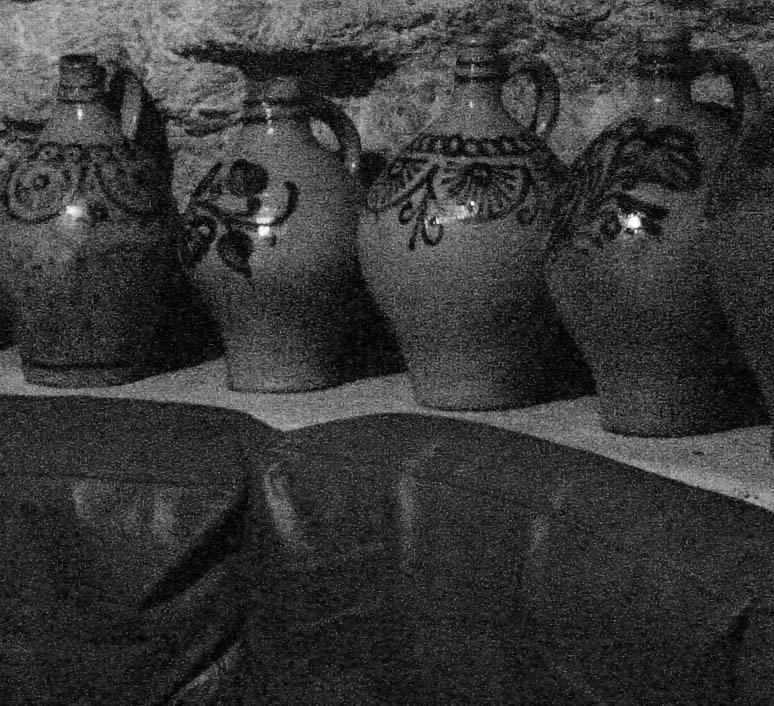
%> input picture Assignment 2/q6/data/cave01_01_noflash_gray.jpg, 774 x 706 px
$ octave --eval "result = part_2;"   (GNU Octave 9; MATLAB toolbox functions it lacks are replaced by stand-ins)
%> lines starting %> are read from the running program, lines starting %| are printed output that depends on the picture
%> in part_2, no_flash_img is the input picture: size 706x774 uint8; min 0, max 255, mean 54.7
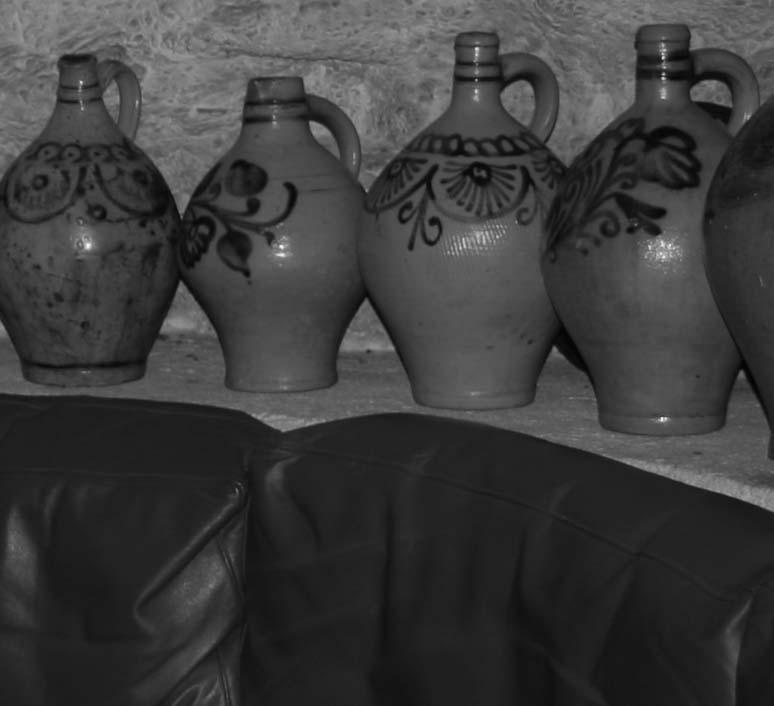
%> input picture Assignment 2/q6/data/cave01_00_flash_gray.jpg, 774 x 706 px
%> in part_2, flash_img is the input picture: size 706x774 uint8; min 0, max 250, mean 59.2
### Assignment 2/q6/code/generateTransformedImage.m
function [transformed_image] = generateTransformedImage(image, angle, x)
%> called with angle = 28.5, x = -760

rotated_image = imrotate(image, angle);
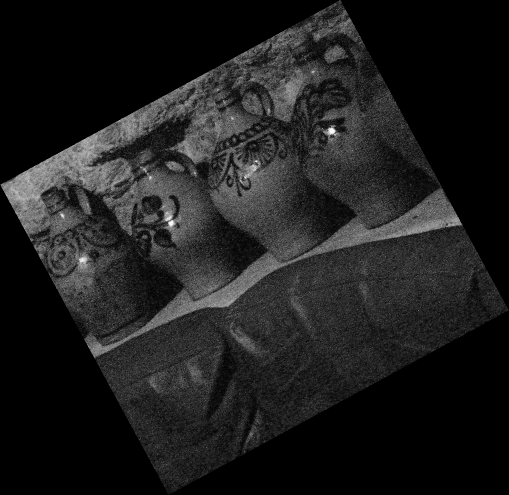
%> rotated_image: size 990x1018 uint8 (shown at 1/2 size); min 0, max 255, mean 29.7
translated_image = zeros(size(rotated_image, 1), size(rotated_image,2));
if(x > 0)
    translated_image(:, x+1:size(rotated_image, 2)) = rotated_image(:,1:size(rotated_image, 2)-x);
elseif(x < 0)
    translated_image(:, 1:size(rotated_image, 2)+x) = rotated_image(:, -x+1:size(rotated_image, 2));
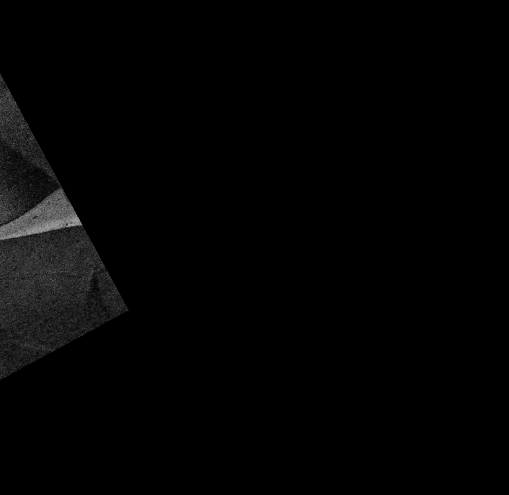
%> translated_image: size 990x1018 double (shown at 1/2 size); min 0, max 183, mean 3.4
else
    translated_image = rotated_image;
end

transformed_image = zeros(size(image, 1), size(image,2));
transformed_image(:,:) = translated_image(size(translated_image, 1)/2 - size(image, 1)/2 + 1:size(translated_image, 1)/2 + size(image, 1)/2, size(translated_image, 2)/2 + 1 - size(image, 2)/2:size(translated_image, 2)/2 + size(image, 2)/2);
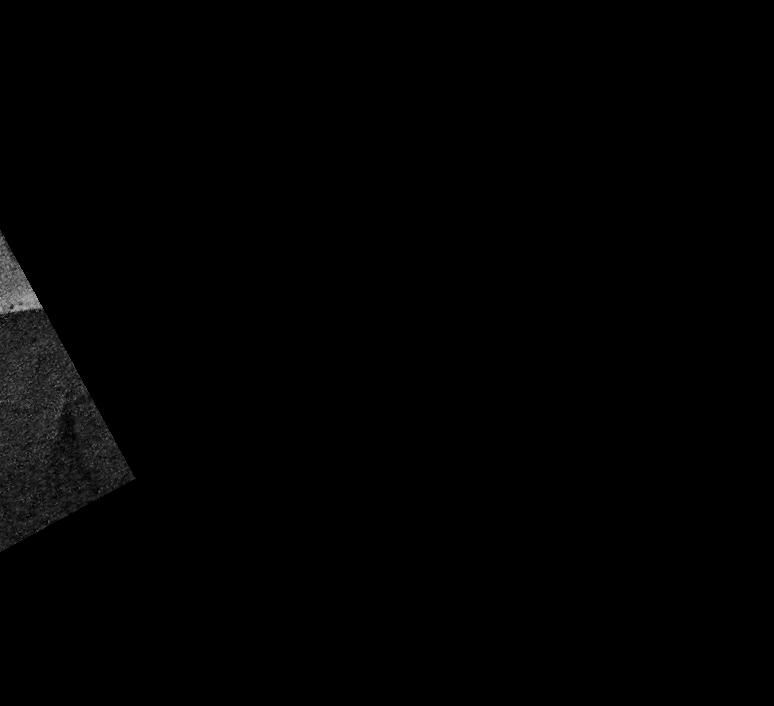
%> transformed_image: size 706x774 double; min 0, max 178, mean 1.6

r = size(image, 1);
%> r = 706
c = size(image, 2);
%> c = 774

transformed_image = transformed_image + randn(size(transformed_image,1),size(transformed_image,2))*5;
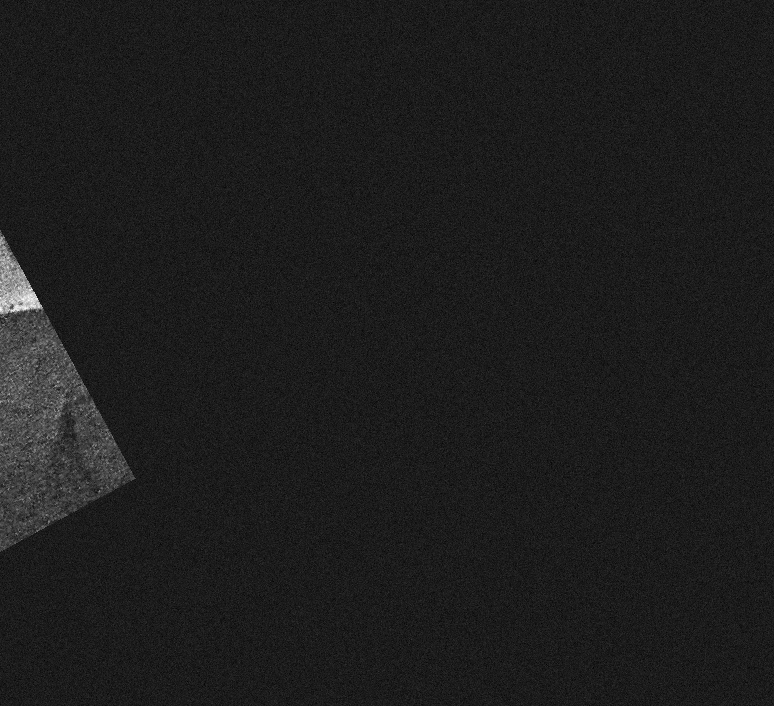
%> transformed_image: size 706x774 double; min -21.78, max 179.6, mean 1.6; drawn with min black and max white

for i =1:r
    for j=1:c
        if(transformed_image(i, j) < 0)
            transformed_image(i, j) = 0;
        elseif(transformed_image(i, j) > 255)
            transformed_image(i, j) = 255;
        end
    end
end

transformed_image = uint8(transformed_image);
%> transformed_image: size 706x774 uint8

### Assignment 2/q6/code/part_2.m
function [joint_entropy] = part_2()

% Translated by 700 pixels
no_flash_img = imread('../data/cave01_01_noflash_gray.jpg');
flash_img = imread('../data/cave01_00_flash_gray.jpg');
[transformed_image] = generateTransformedImage(no_flash_img, 28.5, -760);

imwrite(transformed_image, '../data/no_flash_transformed.jpg');

joint_entropy = zeros(51, 25);
for angle = -10:40
    for t = -772:-748
        angle
        t
        %Tdash = transformationMatrix(angle, t, 0);
        [transformed_image_dash] = generateTransformedImage(flash_img, angle, t);
        joint_entropy(angle+11, t+773) = jointEntropy(transformed_image, transformed_image_dash);
    end
end

X = -772:1:-748;
Y = -10:1:40;
surf(X, Y, joint_entropy);
pause;

min_entropy = min(joint_entropy(:))
max_entropy = max(joint_entropy(:));
joint_entropy_balanced = (joint_entropy - min_entropy)/(max_entropy - min_entropy);
imshow(joint_entropy_balanced);
pause;
%> (the run ends here)
